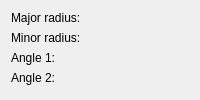
     <widget class="QWidget" name="page">
      <layout class="QGridLayout" name="gridLayout_11">
       <item row="0" column="0">
        <layout class="QGridLayout" name="gridLayout_10">
         <item row="0" column="0">
          <widget class="QLabel" name="labelEllMajorRadius">
           <property name="text">
            <string>Major radius:</string>
           </property>
          </widget>
         </item>
         <item row="1" column="0">
          <widget class="QLabel" name="labelEllMinorRadius">
           <property name="text">
            <string>Minor radius:</string>
           </property>
          </widget>
         </item>
         <item row="2" column="0">
          <widget class="QLabel" name="labelEllAngle1">
           <property name="text">
            <string>Angle 1:</string>
           </property>
          </widget>
         </item>
         <item row="3" column="0">
          <widget class="QLabel" name="labelEllAngle2">
           <property name="text">
            <string>Angle 2:</string>
           </property>
          </widget>
         </item>
         <item row="0" column="1">
          <widget class="Gui::QuantitySpinBox" name="ellipseMajorRadius" native="true">
           <property name="unit" stdset="0">
            <string notr="true">mm</string>
           </property>
           <property name="value" stdset="0">
            <double>4.000000000000000</double>
           </property>
          </widget>
         </item>
         <item row="1" column="1">
          <widget class="Gui::QuantitySpinBox" name="ellipseMinorRadius" native="true">
           <property name="unit" stdset="0">
            <string notr="true">mm</string>
           </property>
           <property name="value" stdset="0">
            <double>2.000000000000000</double>
           </property>
          </widget>
         </item>
         <item row="2" column="1">
          <widget class="Gui::QuantitySpinBox" name="ellipseAngle0" native="true">
           <property name="unit" stdset="0">
            <string notr="true">deg</string>
           </property>
           <property name="value" stdset="0">
            <double>0.000000000000000</double>
           </property>
          </widget>
         </item>
         <item row="3" column="1">
          <widget class="Gui::QuantitySpinBox" name="ellipseAngle1" native="true">
           <property name="unit" stdset="0">
            <string notr="true">deg</string>
           </property>
           <property name="value" stdset="0">
            <double>360.000000000000000</double>
           </property>
          </widget>
         </item>
        </layout>
       </item>
       <item row="1" column="0">
        <spacer name="verticalSpacer_5">
         <property name="orientation">
          <enum>Qt::Vertical</enum>
         </property>
         <property name="sizeHint" stdset="0">
          <size>
           <width>0</width>
           <height>0</height>
          </size>
         </property>
        </spacer>
       </item>
      </layout>
     </widget>
